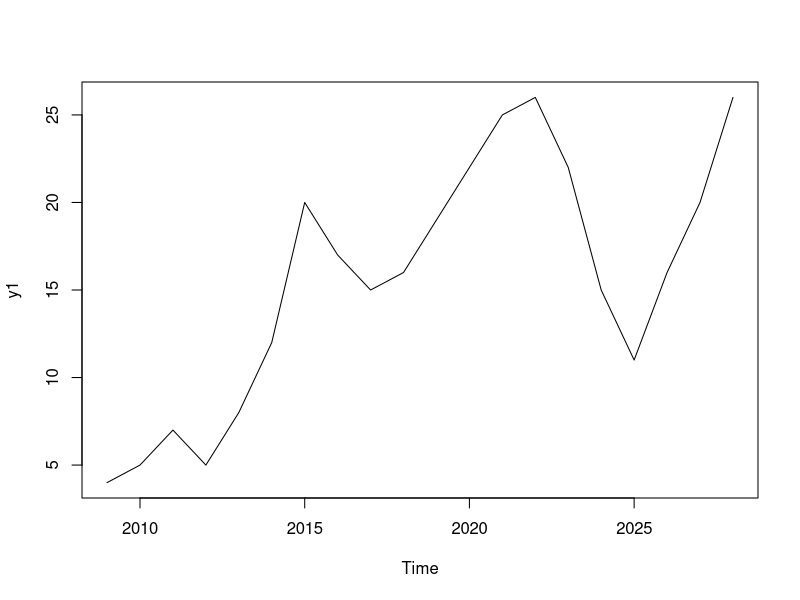
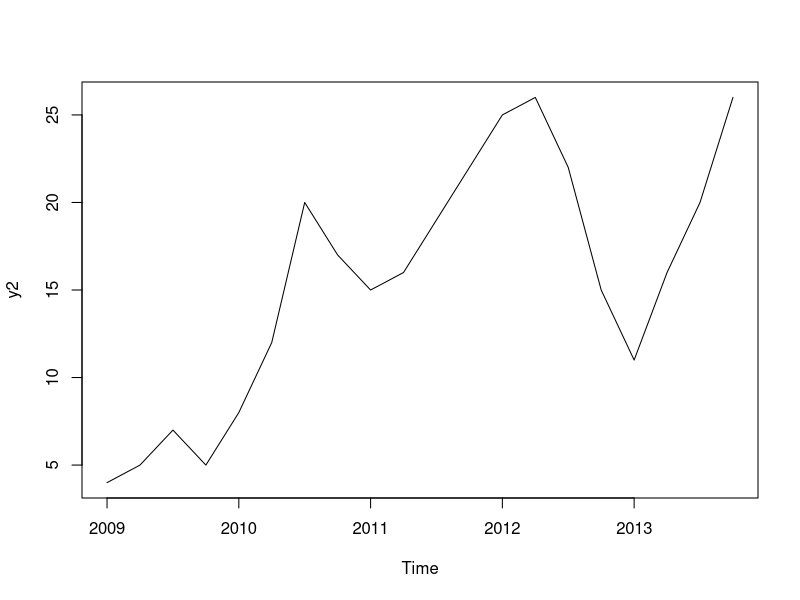
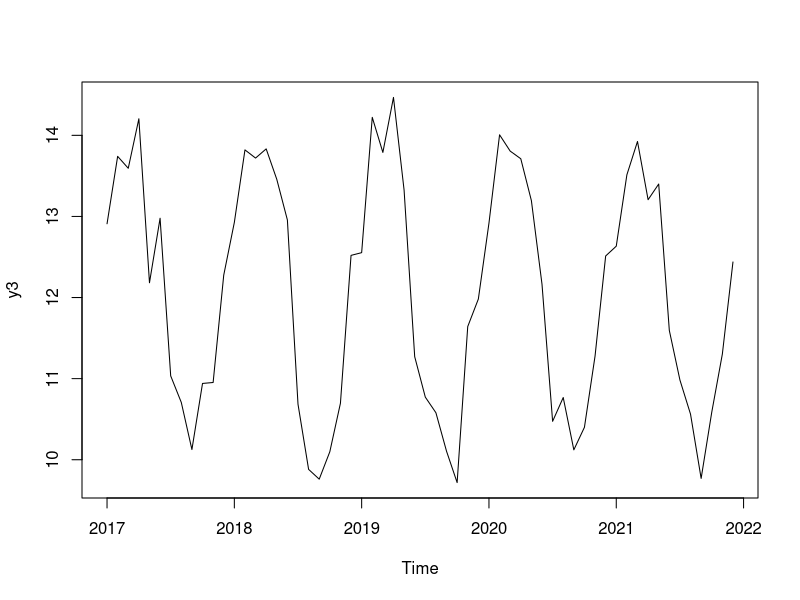

The R source for these figures, in order:
#-------------------------------------------------------------------------------
#-------------------------------------------------------------------------------
# ts-objekt
#-------------------------------------------------------------------------------
#-------------------------------------------------------------------------------


# vi skapar ts-objekt med ts()


#-------------------------------------------------------------------------------
# simulera lite data
x1<-c(4,5,7,5,8,12,20,17,15,16,19,22,25,26,22,15,11,16,20,26)
?ts
# skapar årsdata:
y1<-ts(data = x1,start = 2009,frequency = 1)
plot(y1)

# skapar kvartalsdata:
y2<-ts(data = x1,start = 2009,frequency = 4)
plot(y2)

#-------------------------------------------------------------------------------
# månadsdata med ts:

# skapar data:
set.seed(354)
time_val<-1:60
x3<-2*sin((2*pi)/(12)*time_val)+rnorm(n =  length(time_val),mean = 0,sd = 0.4)+12


y3<-ts(data = x3,start = 2017,frequency = 12)
plot(y3)









